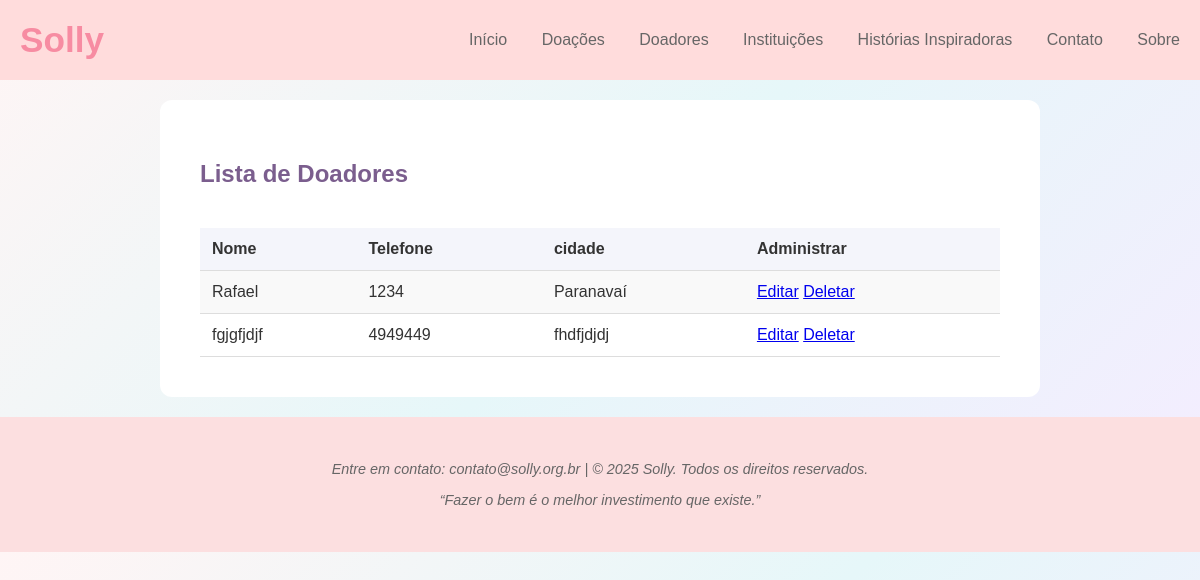
The app's page /listar/doador/ with its own data.
### paginasweb/models.py (models this page shows, shortened)
class Doador(models.Model):
    nome = models.CharField(max_length=100)
    telefone = models.CharField(max_length=14)
    cidade = models.CharField(max_length=100)

### paginasweb/views.py (the view)
# urls.py: path("listar/doador/", DoadorList.as_view(), name="listar-doador"),
class DoadorList(ListView):
    template_name = 'paginasweb/lista/doadorList.html'
    model = Doador

### paginasweb/templates/paginasweb/lista/doadorList.html
{% extends "paginasweb/modelo.html" %}
{% load static %}
{% block conteudo %}
<h2>Lista de Doadores</h2>
<table>
<tr>
    <th>Nome</th>
    <th>Telefone</th>
    <th>cidade</th>
    <th>Administrar</th>
</tr>
{% for doador in object_list %}
<tr>
    <td>{{doador.nome}}</td>
    <td>{{doador.telefone}}</td>
    <td>{{doador.cidade}}</td>
    <td>
        <a href="{% url "editar-doador" doador.pk %}">Editar</a>
        <a href="{% url "deletar-doador" doador.pk %}">Deletar</a>
    </td>
</tr>
{% endfor %}
</table>
{% endblock %}

### static/css/estilo.css (style rules this page uses)
:root { --cor-fundo: #fff9f8; --cor-destaque: #ffcce0; --cor-clara: #e6f3f4; --cor-titulo: #444; --cor-menu: #666; --cor-botao: #f89dbb; }
body { margin: 0; font-family: 'Segoe UI', sans-serif; background-color: var(--cor-fundo); color: var(--cor-titulo); }
body { font-family: 'Quicksand', sans-serif; margin: 0; padding: 0; background: linear-gradient(135deg, #fff5f5, #e6f7f9, #f5ecff); color: #333; }
section h2 { color: #7b5e8e; margin-bottom: 10px; font-weight: 600; }
.conteudo table { width: 100%; border-collapse: collapse; margin-top: 40px; }
.conteudo table th, .conteudo table td { padding: 12px; text-align: left; border-bottom: 1px solid #ddd; }
.conteudo table th { background-color: #f4f5fb; color: #333; font-weight: bold; }
.conteudo table tr:nth-child(even) { background-color: #f9f9f9; }
.conteudo h2 { font-weight: 600; }

### records on screen
Doador: nome "Rafael", telefone "1234", cidade "Paranavaí"
Doador: nome "fgjgfjdjf", telefone "4949449", cidade "fhdfjdjdj"
